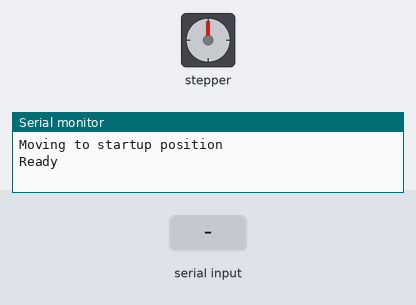
Bench run of a sketch on a simulated Arduino Uno, built with avr-gcc and run on an emulated ATmega328P. Shown: stepper motor, the last lines printed to the serial monitor. The inputs (shaded band) are chosen by the test bench. Stepper angles assume 4 steps per turn.

Above: at 1.2 s.
1.3 s: "moveto 150\n" received over Serial
At 1.46 s:
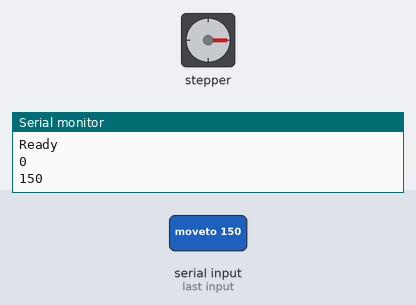
4.3 s: "moveto 1\n" received over Serial
At 4.63 s:
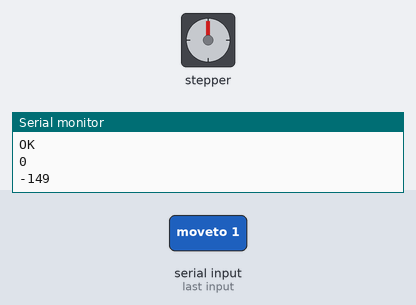
7.3 s: "move 150\n" received over Serial
At 11.2 s:
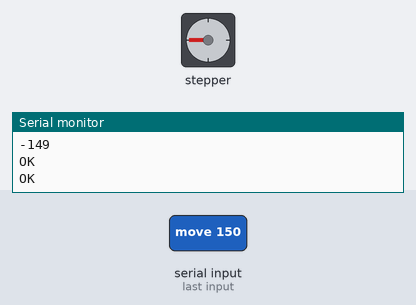
Timing chart, 0 to 12.7 s (numbered marks = the images above; inputs shaded):
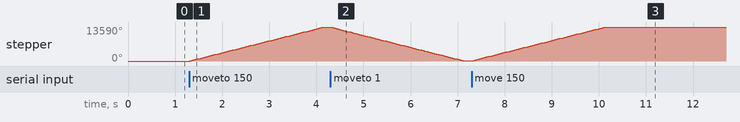

The sketch:

plotter.ino
```cpp
#include <Stepper.h>
const int stepsPerRevolution = 4;
Stepper yStepper(stepsPerRevolution, 3,11);
Stepper xStepper(stepsPerRevolution, 7,8);
Stepper zStepper(stepsPerRevolution,2,4,5,10);
String commandAux;
int xPosition=0;
int yPosition=0;
int zPosition=0;
int speedZ=50;
String OK="OK";
void setup() {
  Serial.begin(9600);
  moveToStartupPosition();
  yStepper.setSpeed(70);
  xStepper.setSpeed(800);
  zStepper.setSpeed(70);
  Serial.println("Ready\n");

}

void moveToStartupPosition(){
  Serial.println("Moving to startup position");

}

void moveXSteps(int x){
   xStepper.step(x);
   xPosition=xPosition+x;
}

void moveYSteps(int y){
   yStepper.step(y);
   yPosition=yPosition+y;
}

void moveToYPosition(int y){
  int dy=y-yPosition;
  Serial.println(dy);
  yStepper.step(dy);
  yPosition=y;
}

void moveToXPosition(int x){
   int dx=x-xPosition;
  Serial.println(dx);
  xStepper.step(dx);
  xPosition=x;
}

void moveToZPosition(int z){

}
void loop() {
    String command="";
    char character;
    while(Serial.available()) {
      character = Serial.read();
      commandAux.concat(character);
      if(character=='\n'){
        command=commandAux;
        commandAux="";
      }

    }

    if (command != "") {
      processCommand(command);
    }


}

void getCommandArgs(String command, String* args){
  int index = command.indexOf(' ');
  int aIndex=0;

  for(int i=index+1; i<command.length(); i++){
      char current = command.charAt(i);
      if(current!=','){
        args[aIndex].concat(command.charAt(i));
      }else{
        aIndex++;
      }
  }
}

String getCommandOperation(String command){
   int spIndex=command.indexOf(' ');
   String operation="";
   for(int i=0;i<spIndex; i++){
       operation.concat(command.charAt(i));
   }
   return operation;
}

void processCommand(String command){

  String operation=getCommandOperation(command);
  String args[10];
  getCommandArgs(command,&args[0]);
  if(operation=="moveto"){
     int y=args[1].toInt();
     int x=args[0].toInt();
     moveToYPosition(y);
     moveToXPosition(x);
  }else if(operation=="move"){
     int y=args[1].toInt();
     int x=args[0].toInt();
     moveXSteps(x);
     moveYSteps(y);
  }
  Serial.println(OK);
}
```

Measured:
- after the input at 1.3 s, stepper: keeps turning clockwise at about 4792°/s, starting at once
- after the input at 4.3 s, stepper: keeps turning counter-clockwise at about 4792°/s, starting at once
- after the input at 7.3 s, stepper: turns 13500° clockwise in 2.8 s, starting at once
